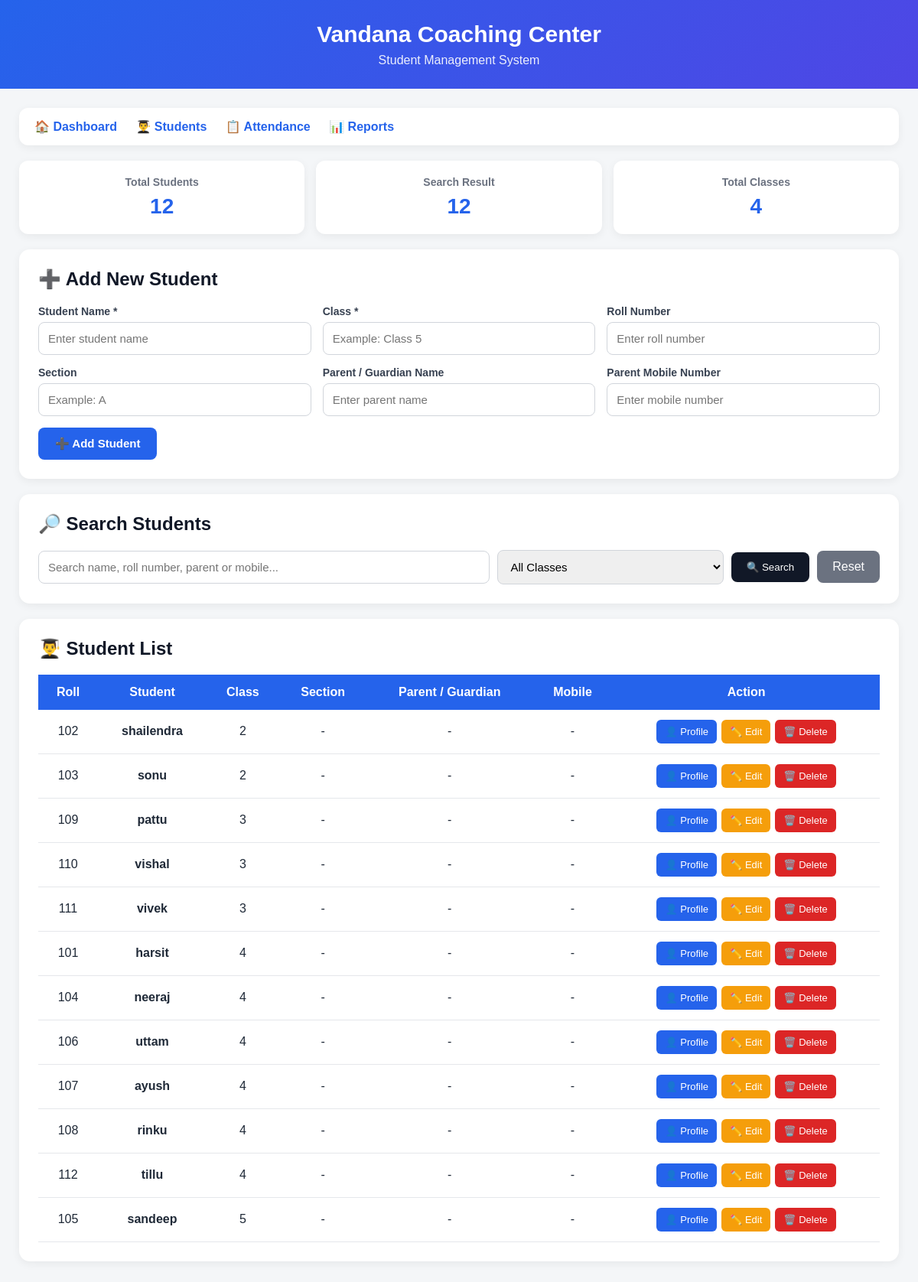
/students (signed in), run on an earlier commit of the app's database.
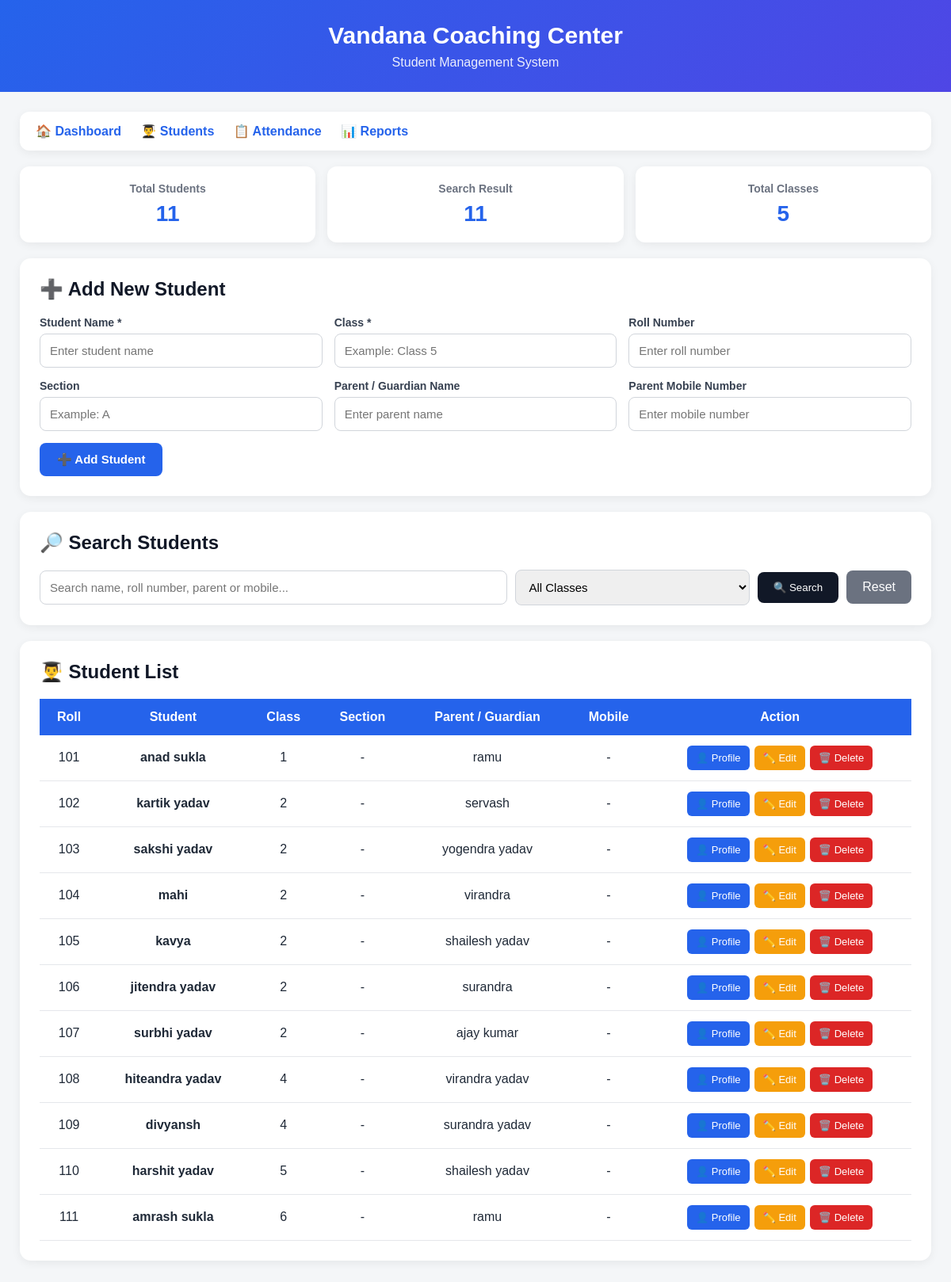
And on a later commit of the database.
### tables this page shows
CREATE TABLE students (
            id INTEGER PRIMARY KEY AUTOINCREMENT,
            name TEXT NOT NULL,
            class_name TEXT NOT NULL,
            roll_number TEXT
        , guardian_name TEXT, guardian_phone TEXT, section TEXT);

### app.py (the view, shortened to what this page needs)
@app.route("/students")
@teacher_or_hod_required
def students():
    search = request.args.get(
        "search",
        ""
    ).strip()
    selected_class = request.args.get(
        "class_name",
        ""
    ).strip()
    conn = get_db_connection()
    query = """
        SELECT *
        FROM students
        WHERE 1=1
    """
    params = []
    query += """
        ORDER BY
            class_name,
            roll_number,
            name
    """
    students_list = conn.execute(
        query,
        params
    ).fetchall()
    classes = conn.execute("""
        SELECT DISTINCT class_name
        FROM students
        ORDER BY class_name
    """).fetchall()
    conn.close()
    return render_template(
        "students.html",
        students=students_list,
        classes=classes,
        search=search,
        selected_class=
            selected_class
    )

### app.py (called while the page is built, shortened)
def get_db_connection():
    conn = sqlite3.connect(DATABASE)
    conn.row_factory = sqlite3.Row
    return conn

def role_required(*allowed_roles):
    def decorator(view_func):
        @wraps(view_func)
        def wrapped_view(*args, **kwargs):
            user_role = session.get("role")
            return view_func(*args, **kwargs)
        return wrapped_view
    return decorator

### templates/students.html (shortened to what the changed rows need)
<!DOCTYPE html>
<html lang="en">
<head>
</head>
<body>
<div class="header">
    <h1>Vandana Coaching Center</h1>
</div>
<div class="container">
<div class="stats">
    <div class="stat-card">
        <h3>Total Students</h3>
        <p>{{ students|length }}</p>
    </div>
    <div class="stat-card">
        <h3>Search Result</h3>
        <p>{{ students|length }}</p>
    </div>
    <div class="stat-card">
        <h3>Total Classes</h3>
        <p>{{ classes|length }}</p>
    </div>
</div>
<div class="card">
    <h2>➕ Add New Student</h2>
</div>
<div class="card">
    <h2>🔎 Search Students</h2>
</div>
<div class="card">
    <h2>👨‍🎓 Student List</h2>
    <div class="table-wrapper">
        <table>
            <thead>
                <tr>
                    <th>Roll</th>
                    <th>Student</th>
                    <th>Class</th>
                    <th>Section</th>
                    <th>Parent / Guardian</th>
                    <th>Mobile</th>
                    <th>Action</th>
                </tr>
            </thead>
            <tbody>
            {% for student in students %}
                <tr>
                    <td>
                        {{ student['roll_number'] or '-' }}
                    </td>
                    <td>
                        <strong>
                            {{ student['name'] }}
                        </strong>
                    </td>
                    <td>
                        {{ student['class_name'] }}
                    </td>
                    <td>
                        {% if student['section'] %}
                            <span class="badge">
                                {{ student['section'] }}
                            </span>
                        {% else %}
                            -
                        {% endif %}
                    </td>
                    <td>
                        {{ student['guardian_name'] or '-' }}
                    </td>
                    <td>
                        {{ student['guardian_phone'] or '-' }}
                    </td>
                    <td>
                        <div class="action-buttons">
                            <a
                                href="/student_profile/{{ student['id'] }}"
                            >
                                <button
                                    type="button"
                                    class="profile"
                                >
                                    👤 Profile
                                </button>
                            </a>
                            <a
                                href="/edit_student/{{ student['id'] }}"
                            >
                                <button
                                    type="button"
                                    class="edit"
                                >
                                    ✏️ Edit
                                </button>
                            </a>
                            <a
                                href="/delete_student/{{ student['id'] }}"
                                onclick="return confirm('Kya aap is student ko delete karna chahte hain? Iski attendance bhi delete ho jayegi.');"
                            >
                                <button
                                    type="button"
                                    class="delete"
                                >
                                    🗑️ Delete
                                </button>
                            </a>
                        </div>
                    </td>
                </tr>
            {% endfor %}
            </tbody>
        </table>
    </div>
</div>
</div>
</body>
</html>

What changed in the data, as far as the page shows it:
removed students: roll_number "102", name "shailendra", class_name "2", guardian_name "-", guardian_phone "-"
removed students: roll_number "103", name "sonu", class_name "2", guardian_name "-", guardian_phone "-"
removed students: roll_number "109", name "pattu", class_name "3", student "-"
removed students: roll_number "110", name "vishal", class_name "3", student "-"
removed students: roll_number "111", name "vivek", class_name "3", student "-"
removed students: roll_number "101", name "harsit", class_name "4", student "-"
removed students: roll_number "104", name "neeraj", class_name "4", student "-"
removed students: roll_number "106", name "uttam", class_name "4", student "-"
removed students: roll_number "107", name "ayush", class_name "4", student "-"
removed students: roll_number "108", name "rinku", class_name "4", student "-"
removed students: roll_number "112", name "tillu", class_name "4", student "-"
removed students: roll_number "105", name "sandeep", class_name "5", student "-"
added students: roll_number "101", name "anad sukla", class_name "1", guardian_name "ramu", guardian_phone "-"
added students: roll_number "102", name "kartik yadav", class_name "2", guardian_name "servash", guardian_phone "-"
added students: roll_number "103", name "sakshi yadav", class_name "2", guardian_name "yogendra yadav", guardian_phone "-"
added students: roll_number "104", name "mahi", class_name "2", guardian_name "virandra", guardian_phone "-"
added students: roll_number "105", name "kavya", class_name "2", guardian_name "shailesh yadav", guardian_phone "-"
added students: roll_number "106", name "jitendra yadav", class_name "2", guardian_name "surandra", guardian_phone "-"
added students: roll_number "107", name "surbhi yadav", class_name "2", guardian_name "ajay kumar", guardian_phone "-"
added students: roll_number "108", name "hiteandra yadav", class_name "4", guardian_name "virandra yadav", guardian_phone "-"
added students: roll_number "109", name "divyansh", class_name "4", guardian_name "surandra yadav", guardian_phone "-"
added students: roll_number "110", name "harshit yadav", class_name "5", guardian_name "shailesh yadav", guardian_phone "-"
added students: roll_number "111", name "amrash sukla", class_name "6", guardian_name "ramu", guardian_phone "-"
Also different on the page:
{{ students|length }}: "12" → "11"
{{ classes|length }}: "4" → "5"
